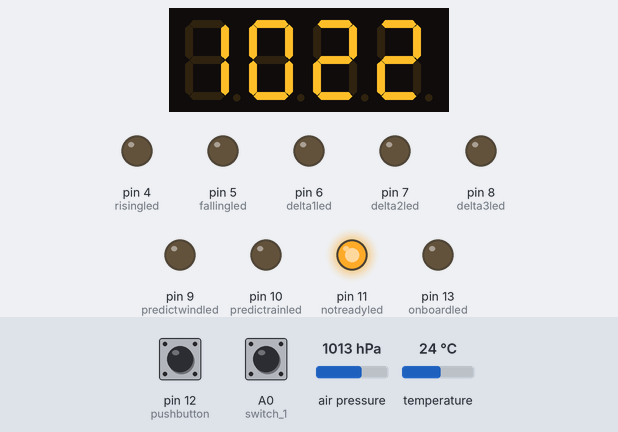
Recording of a sketch running on a simulated Arduino Uno, built with avr-gcc and run on an emulated ATmega328P. Shown: 4-digit seven-segment display, output pins drawn as LEDs (lit = HIGH). Dashed ring = blinking. The inputs (shaded band) are chosen by the test bench; at power-on: air pressure 1013 hPa, pin 12 (pushbutton) HIGH, A0 (switch_1) HIGH, temperature 24 °C.

Above: at 9.8 s.
9.9 s: air pressure set to 952 hPa
At 11.4 s:
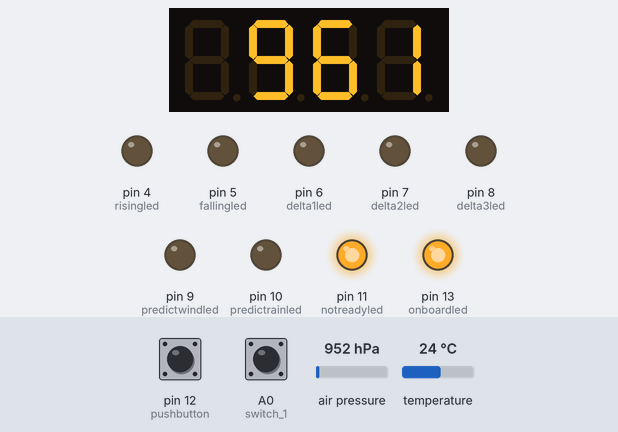
13.1 s: pin 12 (pushbutton) pulled LOW for 0.15 s
At 13.9 s:
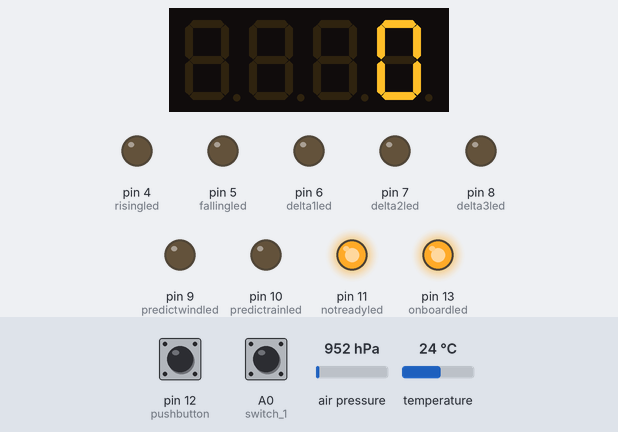
14.7 s: A0 (switch_1) pulled LOW for 1 s
At 15.9 s:
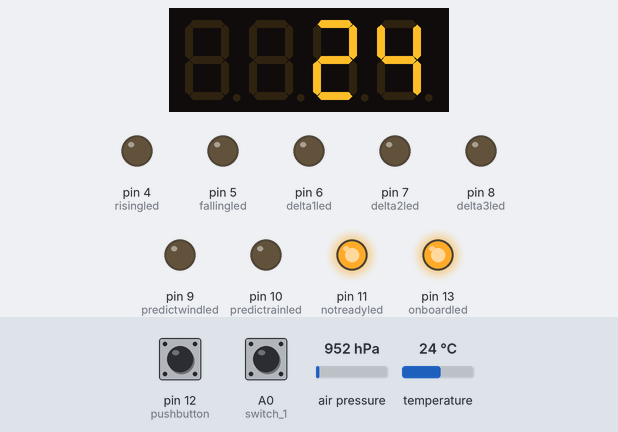
17.6 s: air pressure set to 975 hPa
At 18.9 s:
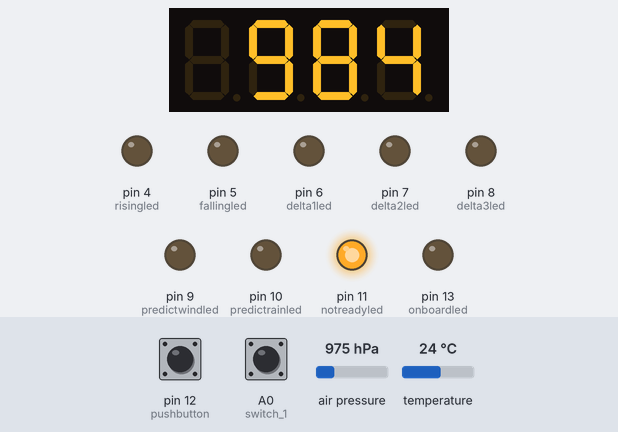
20.6 s: air pressure set to 1000 hPa
At 21.9 s:
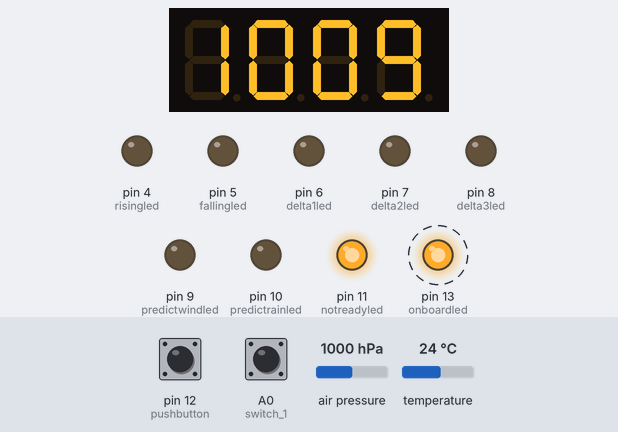
Timing chart, 0 to 24.6 s (numbered marks = the images above; inputs shaded):
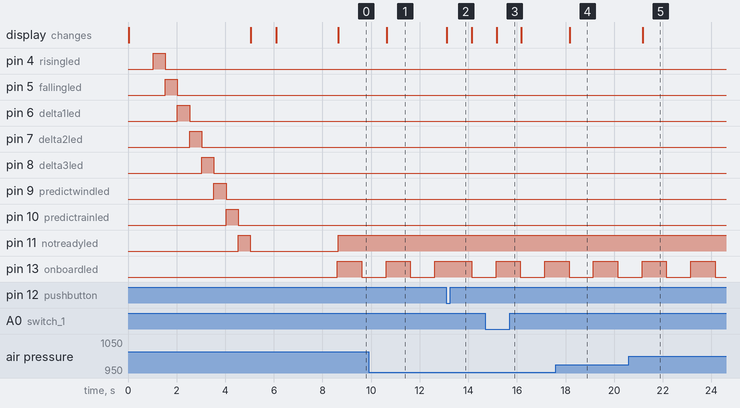

The sketch:

redled-barometer-simple_copy_20211207002048.ino
```cpp
/*-------------------------------------------------------------------------------
 New Sketch with:
 - 4-digit 7-segment LED display
 - GY68  Air pressure/temp meter  (BMP180)
 - LEDs to indicate trend, etc
 - (For future use: Orleans is 87m / 285ft elevation for QNH calc)
 Code by Michael Willems
 version 1.0
 2021-12-12
---------------------------------------------------------------------------------*/


// --------------------------------------------------------------------------------------------
// INCLUDES AND DECLARATIONS:
// --------------------------------------------------------------------------------------------
#include <Wire.h>                 // for I2C communication (Arduino IDE built-in library)
#include <Adafruit_BMP085.h>      // for air pressure/temp meter (Arduino IDE built-in library)
Adafruit_BMP085 bmp;
int temperature;
int barometer;
int oldtemperature = 0;
int oldbarometer = 0;

/* Code for TM1637 4 digit 7 segment display: */
#include <TM1637Display.h>
#define CLK 2  // Define the connections pins for display 1
#define DIO 3
// Create display object of type TM1637Display:
TM1637Display display = TM1637Display(CLK, DIO);

// Create array that turns all segments on:
const uint8_t data[] = {0xff, 0xff, 0xff, 0xff};

// Create array that turns all segments off:
const uint8_t blank[] = {0x00, 0x00, 0x00, 0x00};

// Set the individual segments per digit to spell words or create other symbols:
const uint8_t done[] = {
  SEG_B | SEG_C | SEG_D | SEG_E | SEG_G,           // d
  SEG_A | SEG_B | SEG_C | SEG_D | SEG_E | SEG_F,   // O
  SEG_C | SEG_E | SEG_G,                           // n
  SEG_A | SEG_D | SEG_E | SEG_F | SEG_G            // E
};
const uint8_t hPA[] = {
  0x00,                                            //
  SEG_C | SEG_E | SEG_F | SEG_G,                   // h
  SEG_A | SEG_B | SEG_E | SEG_F | SEG_G,           // P
  SEG_A | SEG_B | SEG_C | SEG_E | SEG_F | SEG_G    // A
};

const uint8_t dC[] = {
  0x00,                                            //
  0x00,                                            //
  SEG_A | SEG_B | SEG_F | SEG_G,                   // [deg]
  SEG_A | SEG_D | SEG_E | SEG_F                    // C
};
const uint8_t zero[] = {
  SEG_A | SEG_B | SEG_C | SEG_D | SEG_E | SEG_F,    // 0
  SEG_A | SEG_B | SEG_C | SEG_D | SEG_E | SEG_F,    // 0
  0x00,
  0x00
};

// Misc variables etc:
unsigned long counter;            // for flashing on-board LED 13 with 1s frequency
unsigned long halfhourcounter;    // for the "once every half hour" stuff
unsigned long cyclecounter = 0;   // to see how often the loop does its thing
int onboardled = 13;              // for heartbeat LED 13
int risingled = 4;                // currently rising
int fallingled = 5;               // currently falling
int delta1led = 6;                // >1.5 change
int delta2led = 7;                // >3.5 change
int delta3led = 8;                // >6 change
int predictwindled = 9;           // wind predicted
int predictrainled = 10;          // precipitation predicted
int notreadyled = 11;             // prediction and trend not reADY, IT HASN'T BEEN 3 HOURS YET
int pushbutton = 12;
long baromem[] = {0,1,2,3,4,5,6,7,8,9,10,11,12,13,14,15} ;   // for tracking barometer trend
long barodiff1h = 0;
long barodiff3h = 0;
long uptime = 0;


// -----------------------------------------------------------------------------------------
// THE SETUP (RUNS ONCE):
// -----------------------------------------------------------------------------------------
void setup() {
  pinMode(onboardled, OUTPUT);
  pinMode(pushbutton, INPUT_PULLUP);
  pinMode(risingled, OUTPUT);
  pinMode(fallingled, OUTPUT);
  pinMode(delta1led, OUTPUT);
  pinMode(delta2led, OUTPUT);
  pinMode(delta3led, OUTPUT);
  pinMode(predictwindled, OUTPUT);
  pinMode(predictrainled, OUTPUT);
  pinMode(notreadyled, OUTPUT);
  pinMode (A0, INPUT_PULLUP);  //switch 1: on/off
  pinMode (A1, INPUT_PULLUP);  //switch 2: 3 hour or 1 hour up/down trend?
  Serial.begin(9600);
  Wire.begin(); // Initiate the Wire library
  delay(10);
  counter = millis();
  halfhourcounter = millis();
  cyclecounter = 0;  //for testing loops/second
  //
  // now set up, and start, the air pressure detector:
  if (!bmp.begin()) {
	  Serial.println("Could not find a valid BMP085 sensor, check wiring!");
	  while (1) {}
  }
  // Set the brightness:
  display.setBrightness(6);
  // All segments on:
  display.setSegments(data);
  delay(1000);
  // flash all LEDs:
  for (int test = 4; test<12; test ++){
    digitalWrite (test, HIGH);
    delay (500);
    digitalWrite (test, LOW);
  }
  // display "done":
  display.setSegments(done);
  delay(1000);

  // clear and display the units
  display.clear();

  if (digitalRead (A0) == HIGH){
    display.setSegments(hPA);
  }
  else {
    display.setSegments(dC);
  }
  delay(2500);
  display.clear();

  // now we set the barometer memories all the same to start:
    baromem[0] = (bmp.readPressure())-1;
    for (int mem = 1; mem<16; mem++){
      baromem[mem] = (baromem[0]);
    }
}

// -----------------------------------------------------------------------------------------
// THE LOOP:
// -----------------------------------------------------------------------------------------
void loop() {

  // --------------------------------
  // Now all the once-a-second stuff:
  // --------------------------------
  if ((millis() - counter) > 1000) {   //yup, it's time
    counter = millis();
    digitalWrite (onboardled,!(digitalRead(onboardled)));   //the on-board heartbeat LED
    //-------------------------------
    // get the pressure and temp:
    temperature = ((bmp.readTemperature())-0);   //read temp from the chip & adjust
    barometer = ((bmp.readPressure()/100)+9);    //read pressure from the chip & adjust
    //--------------------------------
    // now display the values (+re-display if they have changed):
    if ((barometer != oldbarometer) or (1 != 2)) {
     if (digitalRead(A0) == HIGH) {
       display.showNumberDec (barometer, false, 4, 0);
     }
     else {
       display.showNumberDec (temperature, false, 4, 0);
     }
      oldbarometer = barometer;
    }
    cyclecounter = 0;
    //--------------------------------
    // check how long we have been up (8 hours is the maximum):
    uptime = (millis()/3600000);
    if (uptime > 8) {
      uptime = 8;
    }
    if (uptime <3){
      digitalWrite(notreadyled, HIGH);
    }
    else {
      digitalWrite(notreadyled, LOW);
    }
  } //ok, end of once-per-second stuff.

  // ----------------------------------
  // Now the once per half hour stuff:
  // ----------------------------------
  if (millis() - halfhourcounter > 1800000) {

    //-----
    // update the 16 last half-hourly readings:
    //-----
    halfhourcounter = millis();
    for (int i = 15; i>0; i--) {
      baromem[i] = baromem[i-1];
    }
    baromem[0] = (bmp.readPressure());

    //-----
    // calculate if it's dropping or climbing in 1 AND 3 hours, and how fast:
    //-----
    barodiff1h = (baromem[0] - baromem[2]);
    barodiff3h = (baromem[0] - baromem[6]);

    //------
    // Display 3 hour "rising now" or "falling now" led:
    //------
    if (uptime <3){                         // turn on the "not ready" led
      digitalWrite (notreadyled, HIGH);
      digitalWrite (delta1led, LOW);
      digitalWrite (delta2led, LOW);
      digitalWrite (delta3led, LOW);
    }
    else {
      digitalWrite (notreadyled, LOW);      // turn off the "not ready" led
      if (digitalRead(A1) == HIGH) {
        show3hourtrend();
      }
      else {
        show1hourtrend();
      }
      // ...and now display the 3 hour trend:
      show3hourchange();
    }  // end of 3-hour trend display

    //predict wind:
    if (barodiff3h < -600) {
      digitalWrite (predictwindled, HIGH);
    }
    else {
      digitalWrite (predictwindled, LOW);
    }

    //predict precipitation:
    if (barodiff3h < -350) {
      digitalWrite (predictrainled, HIGH);
    }
    else {
      digitalWrite (predictrainled, LOW);
    }

  }  //end of once-per-half-hour stuff

  // -----------------------------------------
  // Now, any code that has to run every loop:
  // -----------------------------------------
  if (digitalRead(pushbutton) == LOW) {
    // display 3h air pressure difference instead of current air pressure
    // &display 1hr trend LEDS also
    // maybe somehow display.showNumberDec (uptime, false, 2, 2);  //show number of hours logged
    show1hourtrend();
    display.showNumberDec (int(barodiff3h/100), false, 4, 0);
    delay(1000);
    //now back to normal display:
    show3hourtrend();   //back to normal settings
    show3hourchange();
    display.showNumberDec (barometer, false, 4, 0);
  }

  cyclecounter = cyclecounter +1;  //to facilitate counting the cycles/second

} //end of loop


// -----------------------------------------------------------------------------------------
// THE FUNCTIONS:
// -----------------------------------------------------------------------------------------

void show1hourtrend() {
    if (barodiff1h > 50) {
      digitalWrite (risingled, HIGH);
      digitalWrite (fallingled, LOW);
    }
    else if (barodiff1h < -50) {
      digitalWrite (risingled, LOW);
      digitalWrite (fallingled, HIGH);
    }
    else {
      digitalWrite (risingled, LOW);
      digitalWrite (fallingled, LOW);
    }
}


void show3hourtrend() {
    if (barodiff3h > 50) {
      digitalWrite (risingled, HIGH);
      digitalWrite (fallingled, LOW);
    }
    else if (barodiff3h < -50) {
      digitalWrite (risingled, LOW);
      digitalWrite (fallingled, HIGH);
    }
    else {
      digitalWrite (risingled, LOW);
      digitalWrite (fallingled, LOW);
    }
}


void show3hourchange() {
  if (barodiff3h > 600) {
    //RISING VERY RAPIDLY
    digitalWrite (delta1led, LOW);
    digitalWrite (delta2led, LOW);
    digitalWrite (delta3led, HIGH);
  }
  else if (barodiff3h > 350) {
    //RISING QUICKLY
    digitalWrite (delta1led, LOW);
    digitalWrite (delta2led, HIGH);
    digitalWrite (delta3led, LOW);
  }
  else if (barodiff3h > 150) {
    //RISING
    digitalWrite (delta1led, HIGH);
    digitalWrite (delta2led, LOW);
    digitalWrite (delta3led, LOW);
  }
  else if (barodiff3h < -600) {
    //FALLING VERY RAPIDLY, >600
    digitalWrite (delta1led, LOW);
    digitalWrite (delta2led, LOW);
    digitalWrite (delta3led, HIGH);
  }
  else if (barodiff3h < -350) {
    //FALLING QUICKLY, 350-600
    digitalWrite (delta1led, LOW);
    digitalWrite (delta2led, HIGH);
    digitalWrite (delta3led, LOW);
  }
  else if (barodiff3h < -150) {
    //FALLING, 150-350
    digitalWrite (delta1led, HIGH);
    digitalWrite (delta2led, LOW);
    digitalWrite (delta3led, LOW);
  }
  else {
    //NC
    //must be green led, 0-150
    digitalWrite (delta1led, LOW);
    digitalWrite (delta2led, LOW);
    digitalWrite (delta3led, LOW);
  }
}
```

Measured:
- after the input at 9.9 s, the display: changes after 0.74 s (image 1)
- after the input at 13.1 s, the display: changes at once (image 2)
- after the input at 14.7 s, the display: changes after 0.47 s (image 3)
- after the input at 17.6 s, the display: changes after 0.57 s (image 4)
- after the input at 20.6 s, the display: changes after 0.58 s (image 5)
- by itself, pin 13 (onboardled): alternates HIGH for 1.0 s and LOW for 1.0 s
